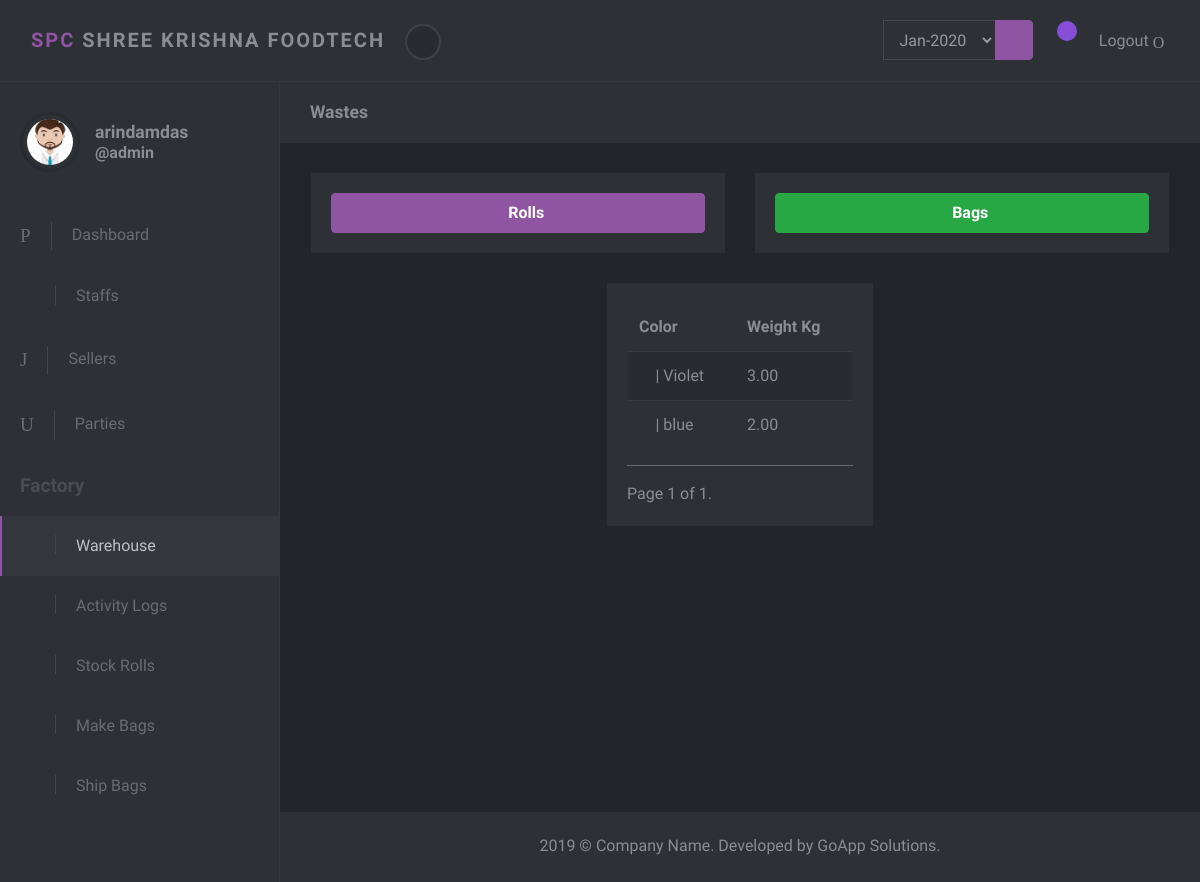
/factory/warehouse-wastes/ (signed in), run on the app's committed database.
### factory/models.py (models this page shows, shortened)
class Waste(models.Model):
    bag = models.ForeignKey(Bag, on_delete=models.CASCADE)
    weight = models.FloatField()
    create_timestamp = models.DateTimeField(auto_now_add=True)

class Bag(models.Model):
    class BagType(models.TextChoices):
        D_TYPE = 'd-cut', _('d-cut')
        U_TYPE = 'u-cut', _('u-cut')
        HANDLE = 'handle', _('handle')
    class Status(models.TextChoices):
        STOCKED = 'stocked', _('stocked')
        CART = 'in cart', _('In Cart')
        SHIPPED = 'shipped', _('Shipped')
    roll = models.ForeignKey(Roll, on_delete=models.CASCADE)
    bag_type = models.CharField(max_length=10, choices=BagType.choices, default=BagType.D_TYPE)
    status = models.CharField(max_length=10, choices=Status.choices, default=Status.STOCKED)
    weight = models.FloatField(null=True)
    height = models.FloatField(null=True)
    width = models.FloatField(null=True)
    create_timestamp = models.DateTimeField(auto_now_add=True)
    updated_timestamp = models.DateTimeField(auto_now=True)

class Roll(models.Model):
    seller = models.ForeignKey(Seller, on_delete=models.CASCADE)
    gsm = models.IntegerField()
    color = models.CharField(max_length=50)
    width = models.FloatField()
    weight = models.FloatField()
    length = models.FloatField(null=True)
    unit = models.IntegerField(null=True)
    stock_timestamp = models.DateTimeField(auto_now_add=True)
    updated_timestamp = models.DateTimeField(auto_now=True)

### factory/views.py (the view)
# urls.py: path('warehouse-wastes/', waste_warehouse, name='waste_activites'),
@login_required
def waste_warehouse(request):
    user = User.objects.get(username=request.user.username)
    avatar = Avatar.objects.get(user=user)
    waste_list = Waste.objects.all().order_by('-create_timestamp')
    paginator = Paginator(waste_list, 20)
    page = request.GET.get('page')
    wastes = paginator.get_page(page)
    month_choice = get_report_dates()
    template_name = 'warehouse-waste.html'
    context = {
        'title': 'Warehouse | Waste',
        'section_title': 'Wastes',
        'avatar_path': 'img/profile_pics/'+ avatar.name + '.png',
        'wastes': wastes,
        'month_choice': month_choice
    }
    return render(request, template_name, context=context)

### core/reports.py (called while the page is built)
def get_report_dates():
    all_trxns = InventoryTransactions.objects.all()
    month_choice = []
    for trxn in all_trxns:
        ts = trxn.trxn_timestamp
        ts = ts.replace(day=1, hour=0, minute=0, second=0, microsecond=0)
        month_choice.append(ts.strftime('%b-%Y'))
    month_choice = list(set(month_choice))
    return month_choice

### templates/warehouse-waste.html (shortened to what this page needs)
{% extends "layout.html" %}
{% block content %}
    <section class="no-padding-top">
        <div class="container-fluid">
            <div class="row">
                <div class="col-lg-6">
                    <div class="block text-center">
                        <a href="{% url 'roll_activites' %}" class="btn btn-primary btn-block">
                            <i class="fa fa-circle"></i>
                            <strong>Rolls</strong>
                        </a>
                    </div>
                </div>
                <div class="col-lg-6">
                    <div class="block text-cnter">
                        <a href="{% url 'bag_activites' %}" class="btn btn-success btn-block">
                            <i class="fa fa-shopping-bag"></i>
                                <strong>Bags</strong>
                        </a>
                    </div>
                </div>
            </div>
            <div class="row">
                <div class="col-lg-4"></div>
                <div class="col-lg-4">
                    <div class="block">
                        {% if wastes %}
                            <div class="table-responsive">
                                <table class="table table-striped table-hover" id="rolls">
                                    <thead>
                                        <tr>
                                            <th>Color</th>
                                            <th>Weight Kg</th>
                                        </tr>
                                    </thead>
                                    <tbody>
                                        {% for waste in wastes %}
                                            <tr>
                                                <td><i class="fa fa-recycle" style="color:{{waste.bag.roll.color}}"></i> | {{waste.bag.roll.color}}</td>
                                                <td>{{waste.weight|floatformat:2}}</td>
                                            </tr>
                                        {% endfor %}
                                    </tbody>
                                </table>
                            </div>
                            <hr>
                            <div class="pagination text-center">
                                <span class="step-links">
                                    <span class="current">
                                        Page {{ wastes.number }} of {{ wastes.paginator.num_pages }}.
                                    </span>
                                </span>
                            </div>
                        {% else %}
                            <p>Waste Data not available!!</p>
                        {% endif %}
                    </div>
                </div>
            </div>
        </div>
    </section>
{% endblock %}

### templates/layout.html (shortened to what this page needs)
<!DOCTYPE html>
{% load static %}
<html>
  <head>
    <link rel="stylesheet" href="{% static 'vendor/bootstrap/css/bootstrap.min.css' %}">
    <link rel="stylesheet" href="{% static 'vendor/font-awesome/css/font-awesome.min.css' %}">
    <link rel="stylesheet" href="{% static 'css/font.css' %}">
    <link rel="stylesheet" href="{% static 'css/style.violet.css' %}" id="theme-stylesheet">
    <link rel="stylesheet" href="{% static 'css/custom.css' %}">
  </head>
  <body>
    <header class="header">
      <nav class="navbar navbar-expand-lg">
        <div class="container-fluid d-flex align-items-center justify-content-between">
          <div class="navbar-header">
            <a href="#" class="navbar-brand">
              <div class="brand-text brand-big visible text-uppercase"><strong class="text-primary">SPC</strong><strong>&nbsp;Shree Krishna Foodtech</strong></div>
              <div class="brand-text brand-sm"><strong class="text-primary">SPC</strong><strong>SKF</strong></div></a>
            <button class="sidebar-toggle"><i class="fa fa-long-arrow-left"></i></button>
          </div>
          <div class="right-menu list-inline no-margin-bottom">
            <div class="list-inline-item">
              <form class="form-inline" method="POST" action="{% url 'report' %}">
                <div class="form-group">
                  <div class="input-group">
                    <select class="form-control" name="report-period">
                      {% for month in month_choice %}
                        <option value="{{month}}">{{month}}</option>
                      {% endfor %}
                    </select>
                    <div class="input-group-append">
                      <button type="submit" class="btn btn-primary"><i class="fa fa-cloud-download" aria-hidden="true"></i></button>
                    </div>
                  </div>
                </div>
              </form>
              </div>
              <div class="list-inline-item dropdown">
                <a id="navbarDropdownMenuLink1" href="#" data-toggle="dropdown" aria-haspopup="true" aria-expanded="false" class="nav-link messages-toggle">
                  <i class="fa fa-truck" aria-hidden="true"></i>
                    {% if cart_count == 0%}
                      <span class="badge dashbg-3">
                    {%else%}
                      <span class="badge dashbg-1">
                    {%endif%}
                    </span>
                </a>
              </div>
            <div class="list-inline-item logout"><a id="logout" href="{% url 'logout' %}" class="nav-link"> <span class="d-none d-sm-inline">Logout </span><i class="icon-logout"></i></a></div>
        </div>
      </nav>
    </header>
    <div class="d-flex align-items-stretch">
      <nav id="sidebar">
        <div class="sidebar-header d-flex align-items-center">
          <div class="avatar"><a href="{% url 'my_profile' %}"><img src="{% static avatar_path %}" alt="..." class="img-fluid rounded-circle"></a></div>
          <div class="title">
            <h1 class="h5">
              {{ user.username }}
            </h1>
            <h1 class="h6">
              @{% if user.is_staff %}admin{% else %}staff{% endif %}
            </h1>
          </div>
        </div>
        <ul class="list-unstyled">
          <li {% if 'Dashboard' in title %}  class="active" {% endif %}><a href="{% url 'dashboard' %}"> <i class="icon-home"></i>Dashboard</a></li>
          {% if user.is_staff %}
          <li {% if 'Staffs' in title %} class="active" {% endif %}><a href="{% url 'staffs' %}"> <i class="fa fa-users"></i>Staffs</a></li>
          {% endif %}
          <li {% if 'Sellers' in title %} class="active" {% endif %}><a href="{% url 'sellers' %}"> <i class="icon-user"></i>Sellers</a></li>
          <li {% if 'Parties' in title %} class="active" {% endif %}><a href="{% url 'distributors' %}"> <i class="icon-user-1"></i>Parties</a></li>
        </ul>
        <span class="heading">Factory</span>
        <ul class="list-unstyled">
          <li {% if 'Warehouse' in title %} class="active" {% endif %}> <a href="{% url 'roll_activites' %}"> <i class="fa fa-industry"></i>Warehouse</a></li>
          <li {% if 'Activity' in title %} class="active" {% endif %}> <a href="{% url 'inward_log' %}"> <i class="fa fa-bars"></i>Activity Logs</a></li>
          <li {% if 'Stock' in title %} class="active" {% endif %}> <a href="{% url 'roll_stock' %}"> <i class="fa fa-cubes"></i>Stock Rolls</a></li>
          <li {% if 'Make' in title %} class="active" {% endif %}> <a href="{% url 'make_bag' %}"> <i class="fa fa-random"></i>Make Bags</a></li>
          <li {% if 'Ship' in title %} class="active" {% endif %}> <a href="{% url 'ship_bag' %}"> <i class="fa fa-random"></i>Ship Bags</a></li>
        </ul>
      </nav>
      <div class="page-content">
        <div class="page-header">
          <div class="container-fluid">
            <h2 class="h5 no-margin-bottom">{{section_title}}</h2>
          </div>
        </div>
        {% block content %}{% endblock %}
        <footer class="footer">
          <div class="footer__block block no-margin-bottom">
            <div class="container-fluid text-center">
              <p class="no-margin-bottom">2019 &copy; Company Name. Developed by GoApp Solutions.</p>
            </div>
          </div>
        </footer>
      </div>
    </div>
  </body>
</html>

### data on the page
Waste: bag.roll.color "Violet", weight "3.00"
Waste: bag.roll.color "blue", weight "2.00"

### other printed values
{{ user.username }} "arindamdas"
{{ section_title }} "Wastes"
{{ wastes.number }} "1"
{{ wastes.paginator.num_pages }} "1"
form field report-period "Jan-2020"
